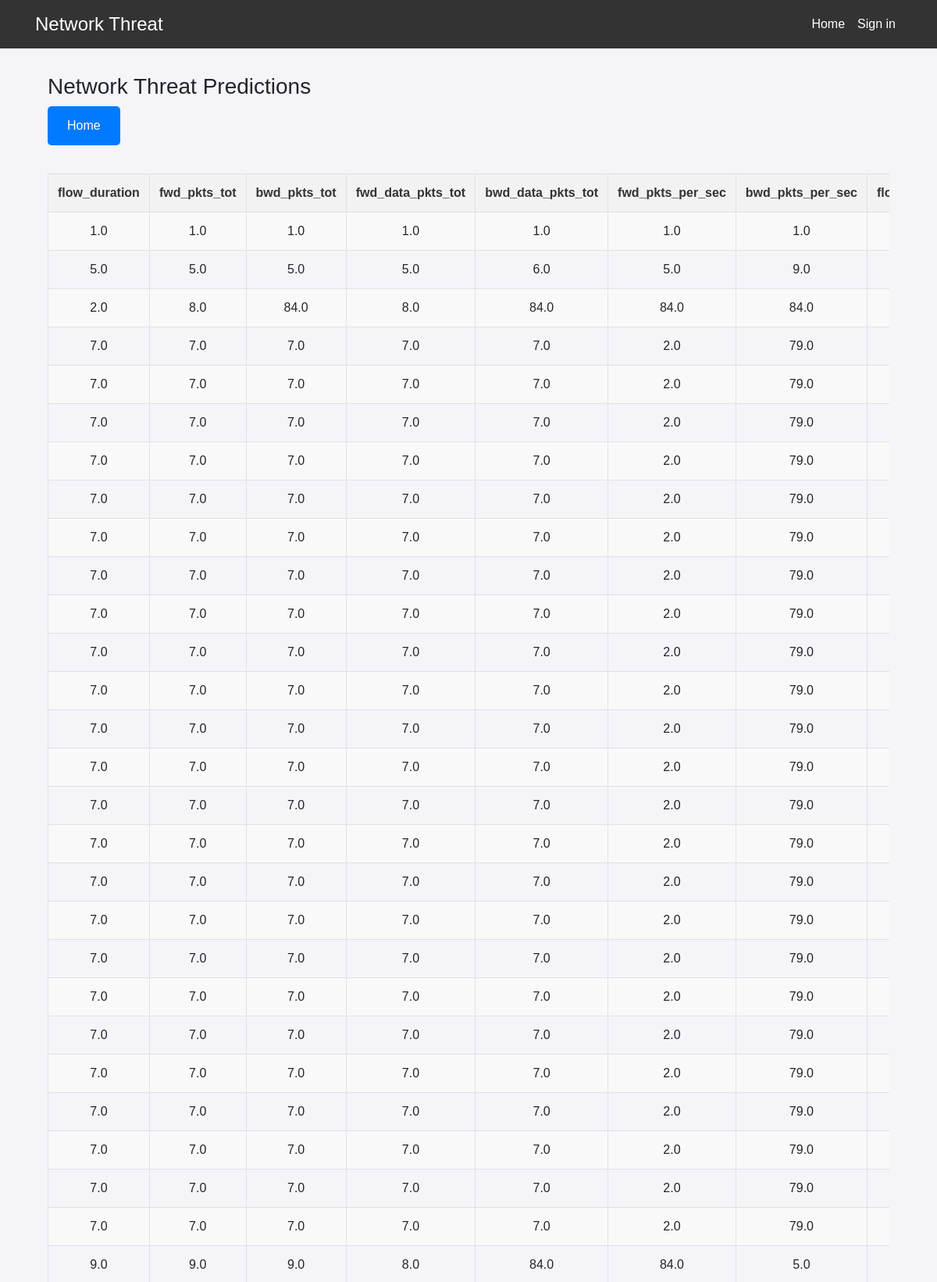
The app's page /Crop (upper part) with its own data.
### users/models.py (models this page shows, shortened)
class UserPredictModel(models.Model):
    flow_duration = models.FloatField()
    fwd_pkts_tot = models.FloatField()
    bwd_pkts_tot = models.FloatField()
    fwd_data_pkts_tot = models.FloatField()
    bwd_data_pkts_tot = models.FloatField()
    fwd_pkts_per_sec = models.FloatField()
    bwd_pkts_per_sec = models.FloatField()
    flow_pkts_per_sec = models.FloatField()
    down_up_ratio = models.FloatField()
    fwd_header_size_tot = models.FloatField()
    fwd_header_size_min = models.FloatField()
    fwd_header_size_max = models.FloatField()
    bwd_header_size_tot = models.FloatField()
    bwd_header_size_min = models.FloatField()
    bwd_header_size_max = models.FloatField()
    flow_FIN_flag_count = models.IntegerField()
    flow_SYN_flag_count = models.IntegerField()
    flow_RST_flag_count = models.IntegerField()
    fwd_PSH_flag_count = models.IntegerField()
    bwd_PSH_flag_count = models.IntegerField()
    flow_ACK_flag_count = models.IntegerField()
    fwd_URG_flag_count = models.IntegerField()
    bwd_URG_flag_count = models.IntegerField()
    flow_CWR_flag_count = models.IntegerField()
    flow_ECE_flag_count = models.IntegerField()
    fwd_pkts_payload_min = models.FloatField()
    fwd_pkts_payload_max = models.FloatField()
    fwd_pkts_payload_tot = models.FloatField()
    fwd_pkts_payload_avg = models.FloatField()
    fwd_pkts_payload_std = models.FloatField()
    bwd_pkts_payload_min = models.FloatField()
    bwd_pkts_payload_max = models.FloatField()
    bwd_pkts_payload_tot = models.FloatField()
    bwd_pkts_payload_avg = models.FloatField()
    bwd_pkts_payload_std = models.FloatField()
    flow_pkts_payload_min = models.FloatField()
    flow_pkts_payload_max = models.FloatField()
    flow_pkts_payload_tot = models.FloatField()
    flow_pkts_payload_avg = models.FloatField()
    flow_pkts_payload_std = models.FloatField()
    fwd_bulk_packets = models.IntegerField()
    bwd_bulk_packets = models.IntegerField()
    fwd_bulk_rate = models.FloatField()
    bwd_bulk_rate = models.FloatField()
    fwd_init_window_size = models.IntegerField()
    bwd_init_window_size = models.IntegerField()
    fwd_last_window_size = models.IntegerField()
    label=models.CharField(max_length=300)

### users/views.py (the view)
# urls.py: path('Crop',views.Crop,name='Crop'),
def Crop(request):
    data = UserPredictModel.objects.all()
    return render(request, 'app/network_db.html', {'data': data})

### users/templates/app/network_db.html (shortened to what this page needs)
{% extends 'users/base.html' %}
{% block content %}
<!DOCTYPE html>
<html lang="en">
<head>
</head>
<body>
    <div class="container">
        <h3>Network Threat   Predictions</h3>
        <a href="{% url 'users-home' %}" class="btn btn-custom mb-3">
            Home
        </a>
        <div class="table-responsive">
            <table class="table table-bordered">
                <tr>
                    <th>flow_duration</th>
                    <th>fwd_pkts_tot</th>
                    <th>bwd_pkts_tot</th>
                    <th>fwd_data_pkts_tot</th>
                    <th>bwd_data_pkts_tot</th>
                    <th>fwd_pkts_per_sec</th>
                    <th>bwd_pkts_per_sec</th>
                    <th>flow_pkts_per_sec</th>
                </tr>
                {% for record in data %}
                <tr>
                    <td>{{ record.flow_duration }}</td>
                    <td>{{ record.fwd_pkts_tot }}</td>
                    <td>{{ record.bwd_pkts_tot }}</td>
                    <td>{{ record.fwd_data_pkts_tot }}</td>
                    <td>{{ record.bwd_data_pkts_tot }}</td>
                    <td>{{ record.fwd_pkts_per_sec }}</td>
                    <td>{{ record.bwd_pkts_per_sec }}</td>
                    <td>{{ record.flow_pkts_per_sec }}</td>
                </tr>
                {% endfor %}
             </table>
        </div>
    </div>
</body>
</html>
{% endblock content %}

### users/templates/users/base.html (shortened to what this page needs)
<!doctype html>
<html lang="en">
<head>
    <link rel="stylesheet" href="https://maxcdn.bootstrapcdn.com/bootstrap/4.0.0/css/bootstrap.min.css">
    <link rel="stylesheet" href="https://use.fontawesome.com/releases/v5.8.2/css/all.css">
</head>
<body>
    <nav class="navbar navbar-expand-lg">
        <div class="container">
            <a href="#" class="navbar-brand">Network Threat</a>
            <div class="collapse navbar-collapse" id="navbarNav">
                <ul class="navbar-nav ml-auto">
                    <li class="nav-item"><a href='/' class="nav-link">Home</a></li>
                    {% if user.is_authenticated %}
                        <li class="nav-item"><a href="{% url 'Basic_report' %}" class="nav-link">Basic Report</a></li>
                        <li class="nav-item"><a href="{% url 'Metrics_report' %}" class="nav-link">Metrics Report</a></li>
                        <li class="nav-item"><a href="{% url 'Deploy_8' %}" class="nav-link"> Model</a></li>
                        <li class="nav-item"><a href="{% url 'Crop' %}" class="nav-link">Network DB</a></li>
                        <li class="nav-item"><a href="{% url 'users-profile' %}" class="nav-link">Profile</a></li>
                        <li class="nav-item"><a href="{% url 'logout_view' %}" class="nav-link">Logout</a></li>
                    {% else %}
                        <li class="nav-item"><a href="{% url 'login' %}" class="nav-link">Sign in</a></li>
                    {% endif %}
                </ul>
            </div>
        </div>
    </nav>
    <div class="container p-3 my-3">
        <div class="row">
            <div class="col-md-12">
                {% block content %}{% endblock %}
            </div>
        </div>
    </div>
</body>
</html>

### users/templates/users/base.html (style rules this page uses)
body { font-family: Arial, sans-serif; margin: 0; padding: 0; }
.navbar { background-color: #333; }
.navbar-brand { color: #fff; text-decoration: none; font-size: 1.5rem; }
.navbar-nav .nav-item .nav-link { color: #fff; text-decoration: none; font-size: 1rem; }
.btn { background-color: #007BFF; color: #fff; padding: 0.75rem 1.5rem; text-decoration: none; border-radius: 5px; font-size: 1rem; }

### users/templates/app/network_db.html (style rules this page uses)
body { font-family: Arial, sans-serif; background-color: #f4f4f9; margin: 0; padding: 0; }
table { width: 80%; margin: 20px auto; border-collapse: collapse; background: #fff; }
table, th, td { border: 1px solid #ddd; }
th, td { padding: 10px; text-align: center; }
th { background-color: #f2f2f2; color: #333; }
tr:nth-child(even) { background-color: #f9f9f9; }

### records on screen
UserPredictModel: flow_duration "1.0", fwd_pkts_tot "1.0", bwd_pkts_tot "1.0", fwd_data_pkts_tot "1.0", bwd_data_pkts_tot "1.0", fwd_pkts_per_sec "1.0", bwd_pkts_per_sec "1.0"
UserPredictModel: flow_duration "5.0", fwd_pkts_tot "5.0", bwd_pkts_tot "5.0", fwd_data_pkts_tot "5.0", bwd_data_pkts_tot "6.0", fwd_pkts_per_sec "5.0", bwd_pkts_per_sec "9.0"
UserPredictModel: flow_duration "2.0", fwd_pkts_tot "8.0", bwd_pkts_tot "84.0", fwd_data_pkts_tot "8.0", bwd_data_pkts_tot "84.0", fwd_pkts_per_sec "84.0", bwd_pkts_per_sec "84.0"
UserPredictModel: flow_duration "7.0", fwd_pkts_tot "7.0", bwd_pkts_tot "7.0", fwd_data_pkts_tot "7.0", bwd_data_pkts_tot "7.0", fwd_pkts_per_sec "2.0", bwd_pkts_per_sec "79.0"
UserPredictModel: flow_duration "7.0", fwd_pkts_tot "7.0", bwd_pkts_tot "7.0", fwd_data_pkts_tot "7.0", bwd_data_pkts_tot "7.0", fwd_pkts_per_sec "2.0", bwd_pkts_per_sec "79.0"
UserPredictModel: flow_duration "7.0", fwd_pkts_tot "7.0", bwd_pkts_tot "7.0", fwd_data_pkts_tot "7.0", bwd_data_pkts_tot "7.0", fwd_pkts_per_sec "2.0", bwd_pkts_per_sec "79.0"
UserPredictModel: flow_duration "7.0", fwd_pkts_tot "7.0", bwd_pkts_tot "7.0", fwd_data_pkts_tot "7.0", bwd_data_pkts_tot "7.0", fwd_pkts_per_sec "2.0", bwd_pkts_per_sec "79.0"
UserPredictModel: flow_duration "7.0", fwd_pkts_tot "7.0", bwd_pkts_tot "7.0", fwd_data_pkts_tot "7.0", bwd_data_pkts_tot "7.0", fwd_pkts_per_sec "2.0", bwd_pkts_per_sec "79.0"
UserPredictModel: flow_duration "7.0", fwd_pkts_tot "7.0", bwd_pkts_tot "7.0", fwd_data_pkts_tot "7.0", bwd_data_pkts_tot "7.0", fwd_pkts_per_sec "2.0", bwd_pkts_per_sec "79.0"
UserPredictModel: flow_duration "7.0", fwd_pkts_tot "7.0", bwd_pkts_tot "7.0", fwd_data_pkts_tot "7.0", bwd_data_pkts_tot "7.0", fwd_pkts_per_sec "2.0", bwd_pkts_per_sec "79.0"
UserPredictModel: flow_duration "7.0", fwd_pkts_tot "7.0", bwd_pkts_tot "7.0", fwd_data_pkts_tot "7.0", bwd_data_pkts_tot "7.0", fwd_pkts_per_sec "2.0", bwd_pkts_per_sec "79.0"
UserPredictModel: flow_duration "7.0", fwd_pkts_tot "7.0", bwd_pkts_tot "7.0", fwd_data_pkts_tot "7.0", bwd_data_pkts_tot "7.0", fwd_pkts_per_sec "2.0", bwd_pkts_per_sec "79.0"
UserPredictModel: flow_duration "7.0", fwd_pkts_tot "7.0", bwd_pkts_tot "7.0", fwd_data_pkts_tot "7.0", bwd_data_pkts_tot "7.0", fwd_pkts_per_sec "2.0", bwd_pkts_per_sec "79.0"
UserPredictModel: flow_duration "7.0", fwd_pkts_tot "7.0", bwd_pkts_tot "7.0", fwd_data_pkts_tot "7.0", bwd_data_pkts_tot "7.0", fwd_pkts_per_sec "2.0", bwd_pkts_per_sec "79.0"
UserPredictModel: flow_duration "7.0", fwd_pkts_tot "7.0", bwd_pkts_tot "7.0", fwd_data_pkts_tot "7.0", bwd_data_pkts_tot "7.0", fwd_pkts_per_sec "2.0", bwd_pkts_per_sec "79.0"
UserPredictModel: flow_duration "7.0", fwd_pkts_tot "7.0", bwd_pkts_tot "7.0", fwd_data_pkts_tot "7.0", bwd_data_pkts_tot "7.0", fwd_pkts_per_sec "2.0", bwd_pkts_per_sec "79.0"
UserPredictModel: flow_duration "7.0", fwd_pkts_tot "7.0", bwd_pkts_tot "7.0", fwd_data_pkts_tot "7.0", bwd_data_pkts_tot "7.0", fwd_pkts_per_sec "2.0", bwd_pkts_per_sec "79.0"
UserPredictModel: flow_duration "7.0", fwd_pkts_tot "7.0", bwd_pkts_tot "7.0", fwd_data_pkts_tot "7.0", bwd_data_pkts_tot "7.0", fwd_pkts_per_sec "2.0", bwd_pkts_per_sec "79.0"
UserPredictModel: flow_duration "7.0", fwd_pkts_tot "7.0", bwd_pkts_tot "7.0", fwd_data_pkts_tot "7.0", bwd_data_pkts_tot "7.0", fwd_pkts_per_sec "2.0", bwd_pkts_per_sec "79.0"
UserPredictModel: flow_duration "7.0", fwd_pkts_tot "7.0", bwd_pkts_tot "7.0", fwd_data_pkts_tot "7.0", bwd_data_pkts_tot "7.0", fwd_pkts_per_sec "2.0", bwd_pkts_per_sec "79.0"
UserPredictModel: flow_duration "7.0", fwd_pkts_tot "7.0", bwd_pkts_tot "7.0", fwd_data_pkts_tot "7.0", bwd_data_pkts_tot "7.0", fwd_pkts_per_sec "2.0", bwd_pkts_per_sec "79.0"
UserPredictModel: flow_duration "7.0", fwd_pkts_tot "7.0", bwd_pkts_tot "7.0", fwd_data_pkts_tot "7.0", bwd_data_pkts_tot "7.0", fwd_pkts_per_sec "2.0", bwd_pkts_per_sec "79.0"
UserPredictModel: flow_duration "7.0", fwd_pkts_tot "7.0", bwd_pkts_tot "7.0", fwd_data_pkts_tot "7.0", bwd_data_pkts_tot "7.0", fwd_pkts_per_sec "2.0", bwd_pkts_per_sec "79.0"
UserPredictModel: flow_duration "7.0", fwd_pkts_tot "7.0", bwd_pkts_tot "7.0", fwd_data_pkts_tot "7.0", bwd_data_pkts_tot "7.0", fwd_pkts_per_sec "2.0", bwd_pkts_per_sec "79.0"
UserPredictModel: flow_duration "7.0", fwd_pkts_tot "7.0", bwd_pkts_tot "7.0", fwd_data_pkts_tot "7.0", bwd_data_pkts_tot "7.0", fwd_pkts_per_sec "2.0", bwd_pkts_per_sec "79.0"
UserPredictModel: flow_duration "7.0", fwd_pkts_tot "7.0", bwd_pkts_tot "7.0", fwd_data_pkts_tot "7.0", bwd_data_pkts_tot "7.0", fwd_pkts_per_sec "2.0", bwd_pkts_per_sec "79.0"
UserPredictModel: flow_duration "7.0", fwd_pkts_tot "7.0", bwd_pkts_tot "7.0", fwd_data_pkts_tot "7.0", bwd_data_pkts_tot "7.0", fwd_pkts_per_sec "2.0", bwd_pkts_per_sec "79.0"
UserPredictModel: flow_duration "9.0", fwd_pkts_tot "9.0", bwd_pkts_tot "9.0", fwd_data_pkts_tot "8.0", bwd_data_pkts_tot "84.0", fwd_pkts_per_sec "84.0", bwd_pkts_per_sec "5.0"
